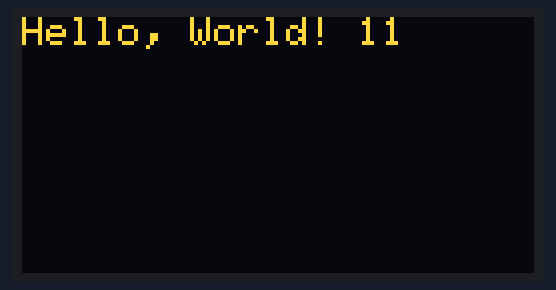
Simulated run of this sketch. Board: Arduino Uno, built with avr-gcc and run on an emulated ATmega328P. Parts: 128×64 one-colour display. The OLED is the two-colour kind (top 16 rows yellow).

Above: at 0.16 s.
At 5.0 s:
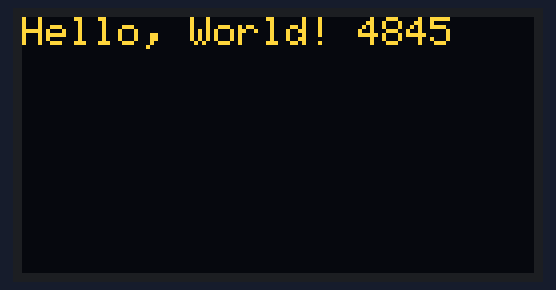
At 9.84 s:
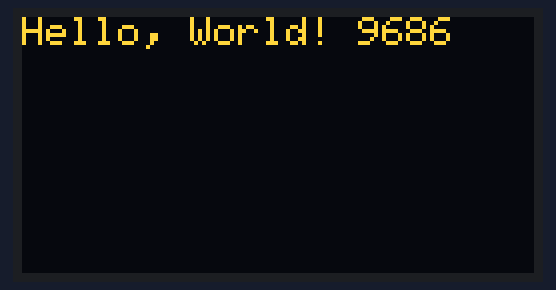
At 19.76 s:
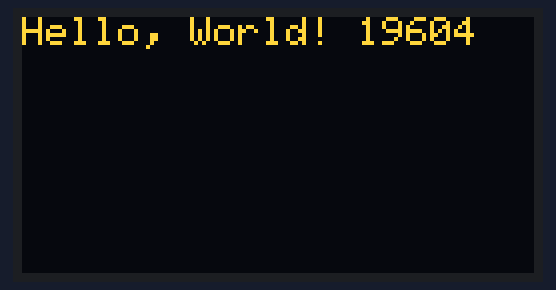
At 29.67 s:
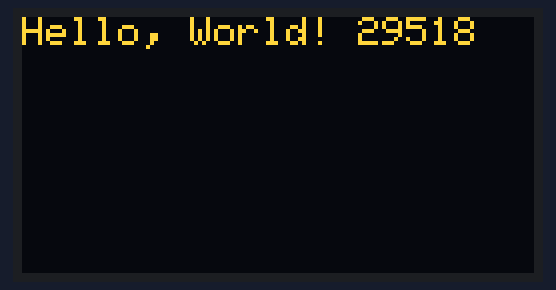
At 39.59 s:
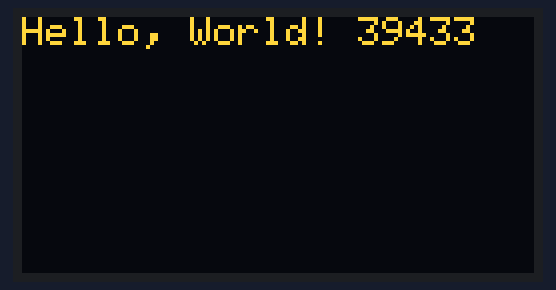

The sketch:

lcd_test.ino
```cpp
#include <PCD8544.h>


const int lcdPin_CLK = 3;
const int lcdPin_DIN = 4;
const int lcdPin_DC = 5;
const int lcdPin_RESET = 6;
const int lcdPin_SCE = 7;

PCD8544 lcd(lcdPin_CLK, lcdPin_DIN, lcdPin_DC, lcdPin_RESET);

void setup() {
//  lcd.init();
  lcd.setCursor(0,0);
  lcd.print("Hello, World!");
}

void loop() {
  lcd.setCursor(0,1);
  lcd.print(millis());
}
```
